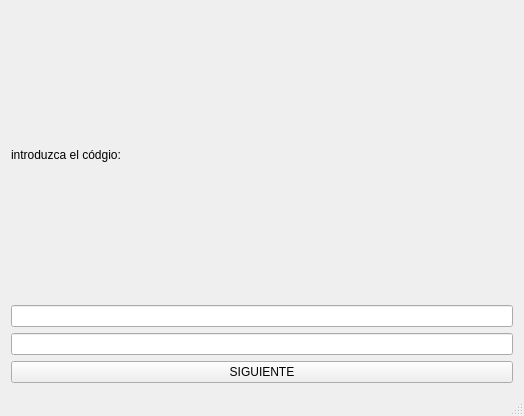
<?xml version="1.0" encoding="UTF-8"?>
<ui version="4.0">
 <class>MainWindow</class>
 <widget class="QMainWindow" name="MainWindow">
  <property name="geometry">
   <rect>
    <x>0</x>
    <y>0</y>
    <width>524</width>
    <height>416</height>
   </rect>
  </property>
  <property name="windowTitle">
   <string>MainWindow</string>
  </property>
  <widget class="QWidget" name="centralWidget">
   <layout class="QGridLayout" name="gridLayout">
    <item row="0" column="0">
     <widget class="QLabel" name="label">
      <property name="text">
       <string>introduzca el códgio:</string>
      </property>
      <property name="scaledContents">
       <bool>true</bool>
      </property>
     </widget>
    </item>
    <item row="1" column="0">
     <widget class="QLineEdit" name="dir"/>
    </item>
    <item row="2" column="0">
     <widget class="QLineEdit" name="recipiente"/>
    </item>
    <item row="3" column="0">
     <widget class="QPushButton" name="boton">
      <property name="text">
       <string>SIGUIENTE</string>
      </property>
     </widget>
    </item>
   </layout>
  </widget>
  <widget class="QMenuBar" name="menuBar">
   <property name="geometry">
    <rect>
     <x>0</x>
     <y>0</y>
     <width>524</width>
     <height>42</height>
    </rect>
   </property>
  </widget>
  <widget class="QStatusBar" name="statusBar"/>
 </widget>
 <layoutdefault spacing="6" margin="11"/>
 <resources/>
 <connections/>
</ui>
